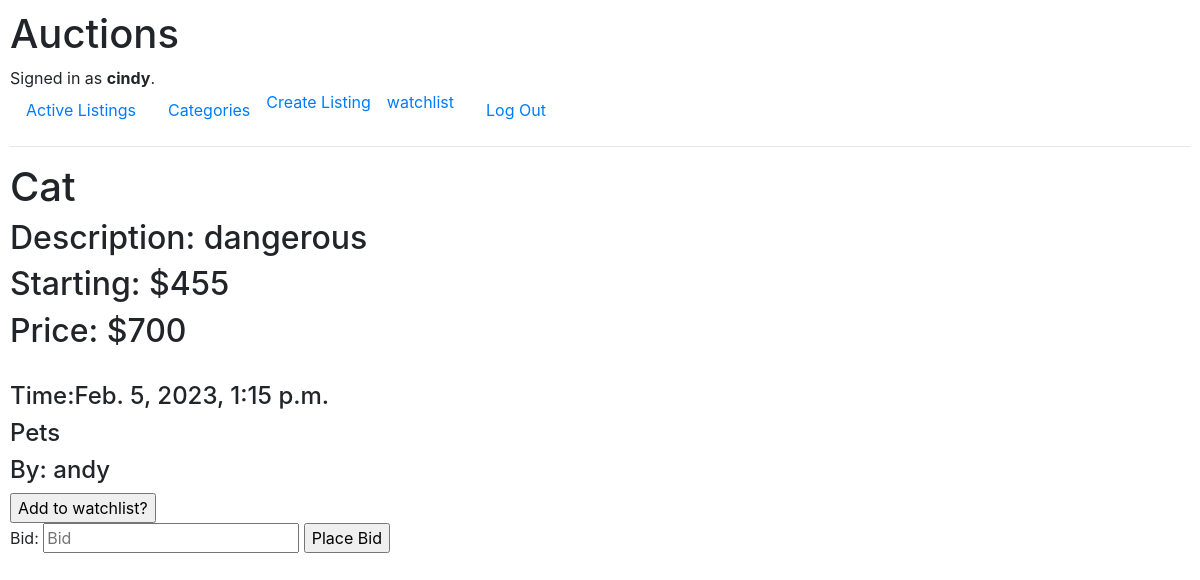
The app's page /listings/4 (signed in), older data.
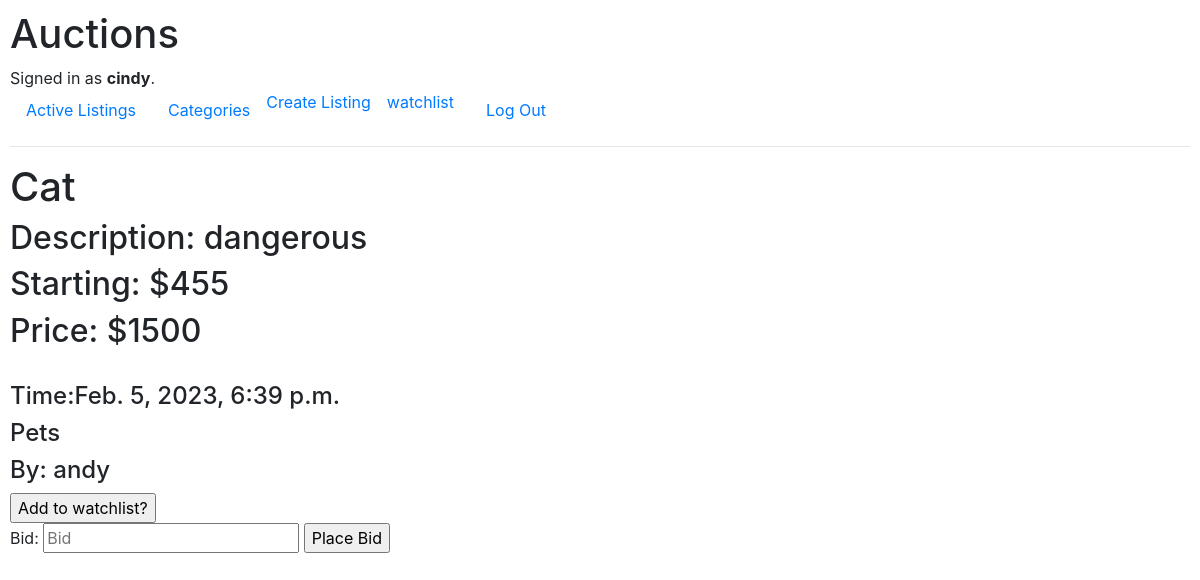
The same page, newer data.
### auctions/models.py (models this page shows, shortened)
class Auction_Listing(models.Model):
    seller = models.ForeignKey(
        User, on_delete=models.CASCADE, related_name="listed_by")
    title = models.CharField(max_length=64)
    description = models.TextField(max_length=500)
    starting_bid = models.PositiveIntegerField()
    image = models.URLField(blank=True)
    time = models.DateTimeField(auto_now=True)
    category = models.CharField(max_length=64, default="Unspecified!")
    price = models.PositiveIntegerField()

class User(AbstractUser):
    pass

### auctions/views.py (the view, shortened to what this page needs)
# urls.py: path("listings/<int:listing_id>", views.view_listing, name="view_listing"),
def view_listing(request, listing_id):
    watchlists = Watchlist.objects.filter(user_w=request.user)
    items = Auction_Listing.objects.filter(pk=listing_id)
    item_title = items[0].title
    item_description = items[0].description
    watch_titles = []
    watch_descriptions = []
    for watch in watchlists:
        watch_titles.append(watch.list_item.title)
        watch_descriptions.append(watch.list_item.description)
    exist = False
    if item_title in watch_titles and item_description in watch_descriptions:
        exist = True
    form = BidListing(request.POST or None)
    something = Auction_Listing.objects.get(pk=listing_id)
    return render(request, "auctions/view_listing.html", {
        "listing": something,
        "user_l": request.user,
        "form": form,
        "exist": exist
    })

### auctions/forms.py
class BidListing(forms.Form):
    bid = forms.IntegerField(
        min_value=0, widget=forms.TextInput(attrs={'placeholder': 'Bid'}))

### auctions/templates/auctions/view_listing.html (shortened to what this page needs)
{% extends "auctions/layout.html" %}
{%block body%}
<h1>{{listing.title}}</h1>
<h2>Description: {{listing.description}}</h2>
<h2>Starting: ${{listing.starting_bid}}</h2>
<h2>Price: ${{listing.price}}</h2>
<h4>Time:{{listing.time}}</h4>
<h4>{{listing.category}}</h4>
<h4>By: {{listing.seller}}</h4>
{% if user_l != listing.seller%}
{% if not exist%}
<form action="{%url 'view_listing' listing.id%}" method="POST">
    <input type="submit" value="Add to watchlist?" name="watchlist">
</form>
{%endif%}
<form action="{%url 'view_listing' listing.id%}" method="POST">
    {{form}}
    <input type="submit" value="Place Bid" name="place_bid">
</form>
{%else%}
<form action="{%url 'view_listing' listing.id%}" method="POST">
    {%csrf_token%}
    <input type="submit" value="Close" name="close">
</form>
{%endif%}
{%endblock%}

Row changes from the older to the newer data that the page shows:
changed Auction_Listing "Cat": price "700" → "1500"; time "Feb. 5, 2023, 1:15 p.m." → "Feb. 5, 2023, 6:39 p.m."
